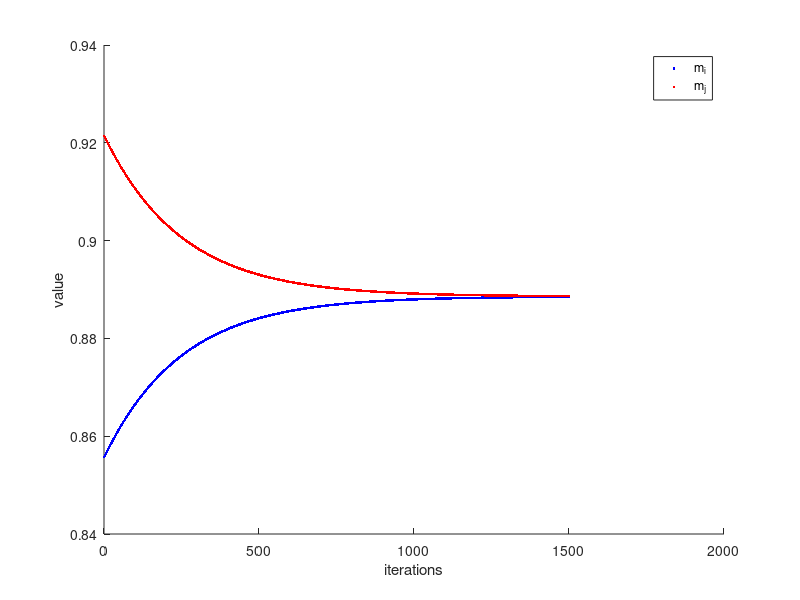

This chart was generated by the following MATLAB code:
%% Fusion network for testing identity relationship
% cleanup
close all;
clear all;
clc;

%% INITIALIZATION
%% Simulation parameters
% enable or disable visualization
dynamic_visualization_on = 0;
% prepare sensor data to fed to the net
run_steps          = 1500;
% iterations to present a data point to the net
show_step          = 1;
% runtime parameters
run_iters          = run_steps - 1;
run_iters_extended = run_iters;
% number of maps
maps               = 2;
% complex / simple learning rate flag
learning_update_type = 'simple'; % {simple, complex}
% check learning rate adaptation rule
switch learning_update_type
    case 'simple'
        % error type: simple difference
        % {decay, divisive}
        type = 'decay';
    case 'complex'
        % error type: squared difference
        % {up-down-factor, delta-bar-delta, geometric-accel}
        type = 'delta-bar-delta';
end
% id of the current update rule
rand_update_rule  = 1;
% possible update rules - depends on net topology
update_rules      = 2;
% individual id for each rule
rules_ids         = 1:update_rules;
% convergence steps counter
convergence_steps = 1;
% simulation points (sensor data is presented for half simulation)
sim_points        = run_iters_extended;
%% Network elements setup

% network iterator
net_iter = 1;

% init maps and indices
m1 = rand; m2 = rand;
% maps ids
m1_id = 1; m2_id = 2;

% number of connections of the maps (sensor + relations to other maps)
m1_links = 1:1; m2_links = 1:1;

% init maps errors for learning rate adaptation
em1 = zeros(1, length(m1_links)); em2 = zeros(1, length(m2_links));

% learning rates setup
maps_nr = maps;
sensors_nr = maps_nr;
error_nr = update_rules;
lrates_nr = update_rules;
net_data = zeros(sim_points, maps_nr+error_nr+lrates_nr);

% init learning rates and bounds
ETA = 0.002;
ETAH = 10*ETA;

etam1 = ETA*ones(sim_points, length(m1_links));
etam2 = ETA*ones(sim_points, length(m2_links));

%% NETWORK DYNAMICS
%
% encoded relationships
% m1 = m2

while(1)
    % decouple the sensors to check net relaxation
    if (convergence_steps == run_iters+1)
        sensor_connected = zeros(1, maps);
    end;
    % run the net to prove convergence after sensor decoupling
    if (convergence_steps ==  run_iters_extended + 1)
        break;
    end;
    
    % shuffle maps ids for update
    idx = update_rules;
    while idx>1
        jdx = randi(update_rules, 1);
        tmp = rules_ids(jdx);
        rules_ids(jdx) = rules_ids(idx);
        rules_ids(idx) = tmp;
        idx = idx - 1;
    end
    
    %% go through current convergence step update sequence
    
    for i = 1:update_rules
        % pick a rule to update
        rand_update_rule = rules_ids(i);
        % update the corresponding node using simple error
        switch rand_update_rule
            % Circular permutations of the error signal
            %% m1 update
            case 1
                m1 = (1-etam1(convergence_steps, m1_links(1)))*m1 + etam1(convergence_steps, m1_links(1)) * ...
                    m2;
                %% m2 update
            case 2
                m2 = (1-etam2(convergence_steps, m2_links(1)))*m2 + etam2(convergence_steps, m2_links(1)) * ...
                    m1;
        end
    end
    
    %% LEARNING RATES ADAPTATION
    
    % --------errors--------
    % error computation for learning rate adaptation
    % m1
    em1(1) = m1 - m2;
    % m2
    em2(1) = m2 - m1;
    
    
    %% WRITE DATA TO STRUCT
    % maps
    net_data(convergence_steps, 1) = m1;
    net_data(convergence_steps, 2) = m2;
    
    % error
    net_data(convergence_steps, 3) = em1(1);
    net_data(convergence_steps, 4) = em2(1);
    
    % sample idx
    net_data(convergence_steps, 5) = convergence_steps;
    
    % add the learning rates in the struct
    net_data(convergence_steps, 6) = etam1(convergence_steps, m1_links(1));
    net_data(convergence_steps, 7) = etam2(convergence_steps, m2_links(1));
    
    
    %% update history and loop indices
    net_iter = net_iter + 1;
    convergence_steps = convergence_steps + 1;
end

% fill in the net simulation data into the visualization struct
fusion_analyzer_data = net_data;

%% VISUALIZATION
figure(1);
% ---------------- R1 ----------------------

plot(net_data(:, 1), '.b');hold on;
plot(net_data(:, 2), '.r');
legend('m_i', 'm_j');
xlabel('iterations'); ylabel('value');
% -------------------------------------------
% set figure props
set(gcf,'color','w');
box off;
% -------------- Erros signals --------------
% figure(2);
% %-------------------M1-------------------
% he(1) = subplot(2,1,1);
% plot(net_data(:,3),'.b');
% title('m_i error');
% grid on;
% %-------------------M2-------------------
% he(2) = subplot(2,1,2);
% plot(net_data(:,4), '.r');
% title('m_j error');grid on;
% % set figure props
% set(gcf,'color','w');

